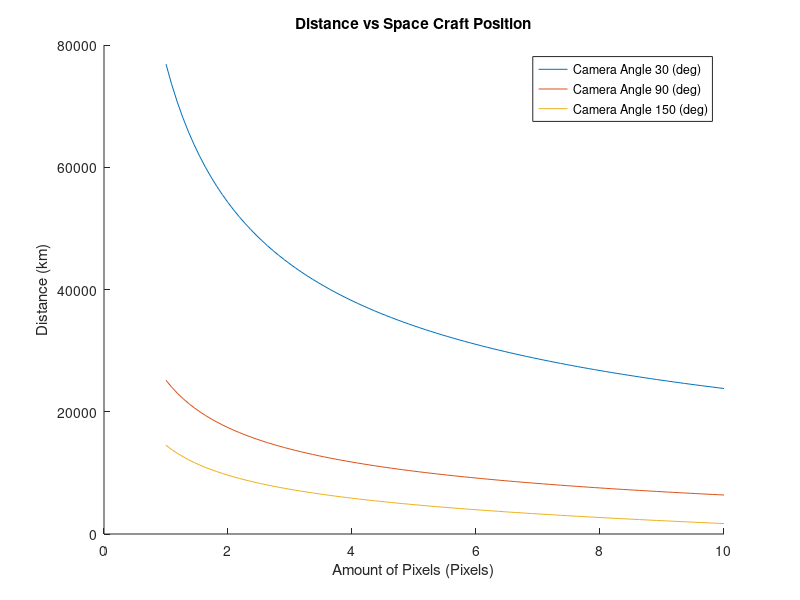

MATLAB code for this plot:
% Seth Zegelstein
% 9/11/2016
% Purpose - Determine how many pixels we need to have to determine accurate
% distances to an object distance for various Methods
clear all; close all; clc;

% What can we measure from an image?
% We know the amount of pixels in the camera, the angle of the camera captuers,
% and the

% Fixed quantities
R_Earth = 6378.137; %km
R_Moon = []; %km
d_max = 384400 - 500; %km
d_min = 500; %km

% Variable Quantities
Camera_Angle = pi/180 * linspace(30,150,3); %rad
minPixels = 1;
MaxPixels = 10;

Pixels = linspace(minPixels, MaxPixels, 100); %Pixels

% Assume Camera is square
Pixels_Per_Row = sqrt(Pixels);
Max_Pixels_Per_Row = max(sqrt(Pixels));
Pixels_Measured = 1;

figure;
hold on
for i = 1: length(Camera_Angle)
    alpha(:,i) = (Pixels_Per_Row) * Camera_Angle(i) ./ Max_Pixels_Per_Row;
    distance(:,i) = R_Earth ./ tan(alpha(:,i) / 2);
    plot(Pixels, distance(:,i));
    str{i} = ['Camera Angle ' num2str(180/pi * Camera_Angle(i)) ' (deg)'];
end

legend(str, 'Location', 'Best');
xlabel 'Amount of Pixels (Pixels)'
ylabel 'Distance (km)'
tit = sprintf('Distance vs Space Craft Position');
title(tit);










